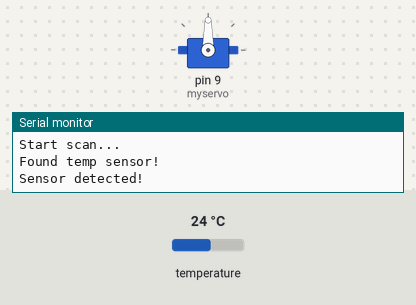
Bench run of a sketch on a simulated Arduino Uno, built with avr-gcc and run on an emulated ATmega328P. Parts: servo, the last lines printed to the serial monitor. The test bench sets the inputs (shaded band); at power-on: temperature 24 °C.

Above: at 0.05 s.
At 10.5 s:
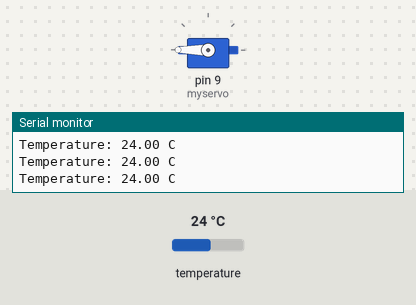
Timing chart, 0 to 13.7 s (numbered marks = the images above):
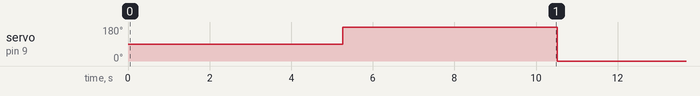

The sketch:

secondary.ino
```cpp
#include <DS18B20.h>
#include <OneWire.h>
#include <Servo.h>

unsigned long previousMillis = 0;
const long timeInterval = 5000;
OneWire ds(2);
DS18B20 ds1(2);

uint8_t selected;

Servo myservo;

int pos = 0;

void setup()
{
  Serial.begin(9600);
  Serial.println("Start scan...");
  ds.reset_search();

  byte addr[8];
  if (ds.search(addr))
  {
    Serial.println("Found temp sensor!");
    selected = ds1.select(addr);
    if (selected)
    {
      Serial.println("Sensor detected!");
    } else
    {
      Serial.println("Device not found!");
    }
  }

  myservo.attach(9);
}

void loop()
{
  unsigned long currentMillis = millis();

  if (currentMillis - previousMillis >= timeInterval) {
    previousMillis = currentMillis;

    if (pos == 0)
      pos = 180;
    else
      pos = 0;

    myservo.write(pos);
  }

  if (selected)
  {
    float temp = ds1.getTempC();
    Serial.print("Temperature: ");
    Serial.print(temp);
    Serial.println(" C");
  }
}
```

Measured:
- by itself, servo on pin 9 (myservo): alternates 180° for 5.3 s and 0° for 5.3 s
